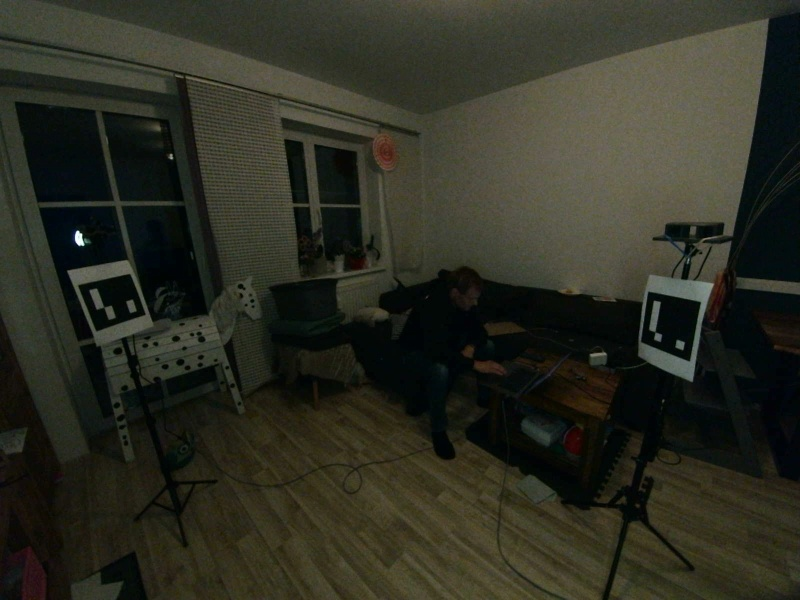
#> input picture elp1_test.jpg, 800 x 600 px, given in place of the camera
$ python live_all_cameras_diagnose_view.py   (older library calls are emulated)
#> lines starting #> are read from the running program, lines starting #| are printed output that depends on the picture
import cv2
import yaml
import time
import numpy as np
from pathlib import Path
from datetime import datetime

BASE = Path.home() / "anthro3d"
OUT = BASE / "output" / "all_cameras_live_diagnose"
OUT.mkdir(parents=True, exist_ok=True)

SNAPSHOT_DELAY_SECONDS = 3.0
PIXEL_STRIDE = 3

ROLE_DIMS = {
    "OV9281 L": (1280, 800),
    "OV9281 R": (1280, 800),
    "ELP2": (2560, 720),
    "ELP1": (2560, 720),
}

RIGS = [
    ("OV9281", "dual", ("OV9281 L", "OV9281 R"), "stereo_config_ov9281.yaml"),
    ("ELP2", "sbs", ("ELP2",), "stereo_config.yaml"),
    ("ELP1", "sbs", ("ELP1",), "stereo_config_elp1.yaml"),
]

MAP_CACHE = {}

def load_yaml(path):
    p = Path(path)
    if not p.exists():
        raise RuntimeError(f"Datei fehlt: {p}")
    return yaml.safe_load(p.read_text()) or {}

def camera_roles():
    cfg = load_yaml(BASE / "config.yaml")
    roles = {}
    for cam in cfg.get("cameras", {}).get("tracking", []):
        if cam.get("enabled"):
            roles[cam.get("name")] = int(cam.get("device_index"))
    return roles

def open_caps(roles):
    caps = {}
    for name, idx in roles.items():
        w, h = ROLE_DIMS.get(name, (1280, 720))
        cap = cv2.VideoCapture(idx)
        cap.set(cv2.CAP_PROP_FRAME_WIDTH, w)
        cap.set(cv2.CAP_PROP_FRAME_HEIGHT, h)
        if cap.isOpened():
            caps[name] = cap
            print(f"{name}: offen index={idx}")
        else:
            print(f"{name}: FEHLER index={idx}")
    return caps

def release_caps(caps):
    for cap in caps.values():
        cap.release()

def read_frames(caps):
    frames = {}
    for name, cap in caps.items():
        ok, frame = cap.read()
        if ok and frame is not None:
            frames[name] = frame
    return frames

def split_sbs(frame):
    h, w = frame.shape[:2]
    m = w // 2
    return frame[:, :m].copy(), frame[:, m:].copy()

def maps_for(cfg_file, size):
    key = (cfg_file, size)
    if key in MAP_CACHE:
        return MAP_CACHE[key]

    cfg = load_yaml(BASE / cfg_file)
    K_l = np.array(cfg["camera_matrix_l"], dtype=np.float64)
    d_l = np.array(cfg["dist_l"], dtype=np.float64)
    K_r = np.array(cfg["camera_matrix_r"], dtype=np.float64)
    d_r = np.array(cfg["dist_r"], dtype=np.float64)
    R = np.array(cfg["R"], dtype=np.float64)
    T = np.array(cfg["T"], dtype=np.float64).reshape(3, 1)

    R1, R2, P1, P2, Q, _, _ = cv2.stereoRectify(
        K_l, d_l, K_r, d_r, size, R, T,
        flags=cv2.CALIB_ZERO_DISPARITY,
        alpha=0
    )

    ml1, ml2 = cv2.initUndistortRectifyMap(K_l, d_l, R1, P1, size, cv2.CV_32FC1)
    mr1, mr2 = cv2.initUndistortRectifyMap(K_r, d_r, R2, P2, size, cv2.CV_32FC1)

    MAP_CACHE[key] = (ml1, ml2, mr1, mr2, Q)
    return MAP_CACHE[key]

def make_stereo():
    return cv2.StereoSGBM_create(
        minDisparity=0,
        numDisparities=128,
        blockSize=5,
        P1=8 * 5 * 5,
        P2=32 * 5 * 5,
        disp12MaxDiff=1,
        uniquenessRatio=8,
        speckleWindowSize=80,
        speckleRange=2,
        preFilterCap=31,
        mode=cv2.STEREO_SGBM_MODE_SGBM_3WAY,
    )

def depth_and_mask(left, right, cfg_file, stereo):
    size = (left.shape[1], left.shape[0])
    ml1, ml2, mr1, mr2, Q = maps_for(cfg_file, size)

    rect_l = cv2.remap(left, ml1, ml2, cv2.INTER_LINEAR)
    rect_r = cv2.remap(right, mr1, mr2, cv2.INTER_LINEAR)

    gl = cv2.cvtColor(rect_l, cv2.COLOR_BGR2GRAY)
    gr = cv2.cvtColor(rect_r, cv2.COLOR_BGR2GRAY)

    disp = stereo.compute(gl, gr).astype(np.float32) / 16.0
    pts = cv2.reprojectImageTo3D(disp, Q)

    valid = np.isfinite(pts).all(axis=2) & (disp > 1.0)
    z = pts[:, :, 2]
    valid = valid & (z > 0.35) & (z < 4.0)

    yy, xx = np.indices(valid.shape)
    sampled = valid & ((xx % PIXEL_STRIDE) == 0) & ((yy % PIXEL_STRIDE) == 0)

    d = disp.copy()
    d[~valid] = 0

    if valid.any():
        mx = np.percentile(d[valid], 95)
        if mx <= 0:
            mx = 1
    else:
        mx = 1

    depth_u8 = np.clip(d / mx * 255, 0, 255).astype(np.uint8)
    depth_col = cv2.applyColorMap(depth_u8, cv2.COLORMAP_TURBO)

    mask_u8 = np.zeros_like(depth_u8)
    mask_u8[sampled] = 255
    mask_bgr = cv2.cvtColor(mask_u8, cv2.COLOR_GRAY2BGR)

    count = int(sampled.sum())
    if valid.any():
        z_med = float(np.median(z[valid]) * 100)
    else:
        z_med = 0.0

    return rect_l, rect_r, depth_col, mask_bgr, count, z_med

def label(img, text):
    cv2.rectangle(img, (0, 0), (img.shape[1], 34), (0, 0, 0), -1)
    cv2.putText(img, text, (10, 25), cv2.FONT_HERSHEY_SIMPLEX, 0.65, (0, 255, 0), 2)
    return img

def make_rig_row(rig_name, left, right, depth, mask, count, z_med):
    l = cv2.resize(left, (480, 180))
    r = cv2.resize(right, (480, 180))
    l = label(l, f"{rig_name} LEFT")
    r = label(r, f"{rig_name} RIGHT")
    raw = np.vstack([l, r])

    depth_big = cv2.resize(depth, (480, 360))
    mask_big = cv2.resize(mask, (480, 360))

    depth_big = label(depth_big, f"{rig_name} DEPTH points={count} z={z_med:.1f}cm")
    mask_big = label(mask_big, f"{rig_name} VALID 3D POINTS")

    return np.hstack([raw, depth_big, mask_big])

def build_dashboard(rows, pending_snapshot_at):
    if not rows:
        return np.zeros((720, 1440, 3), dtype=np.uint8)

    dash = np.vstack(rows)

    header = np.zeros((44, dash.shape[1], 3), dtype=np.uint8)
    cv2.putText(
        header,
        "ANTHRO3D LIVE: OV9281 + ELP2 + ELP1     SPACE=Screenshot in 3s     q=Ende",
        (15, 32),
        cv2.FONT_HERSHEY_SIMPLEX,
        0.8,
        (0, 255, 0),
        2,
    )

    if pending_snapshot_at is not None:
        remaining = max(0.0, pending_snapshot_at - time.time())
        box_x1 = header.shape[1] - 360
        cv2.putText(
            header,
            f"SHOT IN {remaining:.1f}s",
            (box_x1, 32),
            cv2.FONT_HERSHEY_SIMPLEX,
            0.9,
            (0, 255, 255),
            2,
        )

    return np.vstack([header, dash])

def main():
    print("")
    print("ANTHRO3D Live-Diagnose alle Kameras")
    print("SPACE = Screenshot nach 3 Sekunden")
    print("q = Ende")
    print("")

    roles = camera_roles()
    caps = open_caps(roles)

    if not caps:
        raise RuntimeError("Keine Kamera geoeffnet")

    stereo_by_rig = {rig[0]: make_stereo() for rig in RIGS}
    pending_snapshot_at = None

    for _ in range(20):
        read_frames(caps)
        time.sleep(0.03)
#> this loop made 20 passes
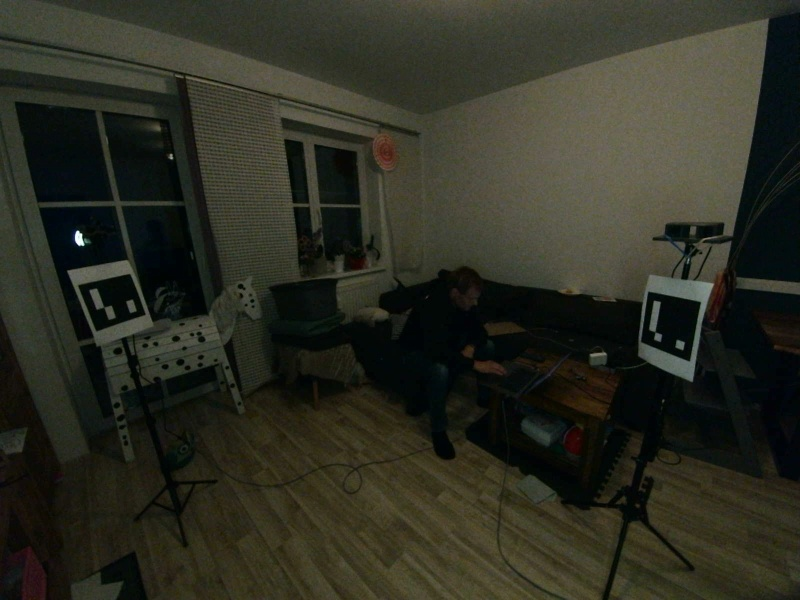
#> input picture elp1_test.jpg, 800 x 600 px, given in place of the camera

    cv2.namedWindow("ANTHRO3D Alle Kameras Live Diagnose - q beendet", cv2.WINDOW_NORMAL)
    cv2.resizeWindow("ANTHRO3D Alle Kameras Live Diagnose - q beendet", 1600, 900)

    try:
        while True:
            frames = read_frames(caps)
#> frames = 4 items
            rows = []

            for rig_name, mode, rig_roles, cfg_file in RIGS:
                if mode == "dual":
                    l_name, r_name = rig_roles
                    if l_name not in frames or r_name not in frames:
                        continue
                    left = frames[l_name]
                    right = frames[r_name]
                else:
                    role = rig_roles[0]
                    if role not in frames:
                        continue
                    left, right = split_sbs(frames[role])

                rect_l, rect_r, depth, mask, count, z_med = depth_and_mask(
                    left, right, cfg_file, stereo_by_rig[rig_name]
                )

                row = make_rig_row(rig_name, rect_l, rect_r, depth, mask, count, z_med)
                rows.append(row)

                print(f"{rig_name}: points={count} z={z_med:.1f}cm", end=" | ")
#> this loop made 3 passes
#> (count, z_med) on passes 1 to 3: (4127, 224.2), (1273, 106.3), (1651, 104.9)
#| OV9281: points=4127 z=224.2cm |
#| ELP2: points=1273 z=106.3cm |
#| ELP1: points=1651 z=104.9cm |
#> pass 1, in depth_and_mask, `rect_l = cv2.remap(left, ml1, ml2, cv2.INTER_LINEAR)`:
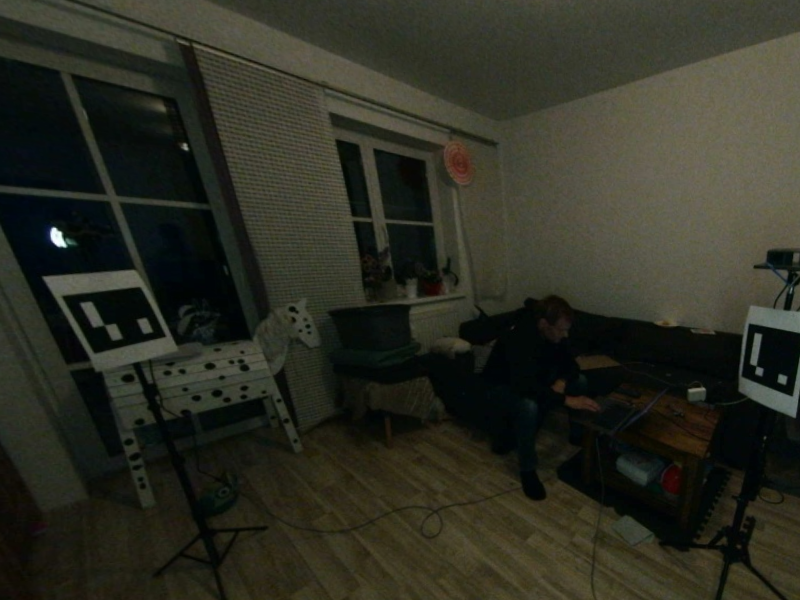
#> rect_l: shape (600, 800, 3); mean B, G, R 34.8, 45.8, 44.7
#> pass 1, in depth_and_mask, `rect_r = cv2.remap(right, mr1, mr2, cv2.INTER_LINEAR)`:
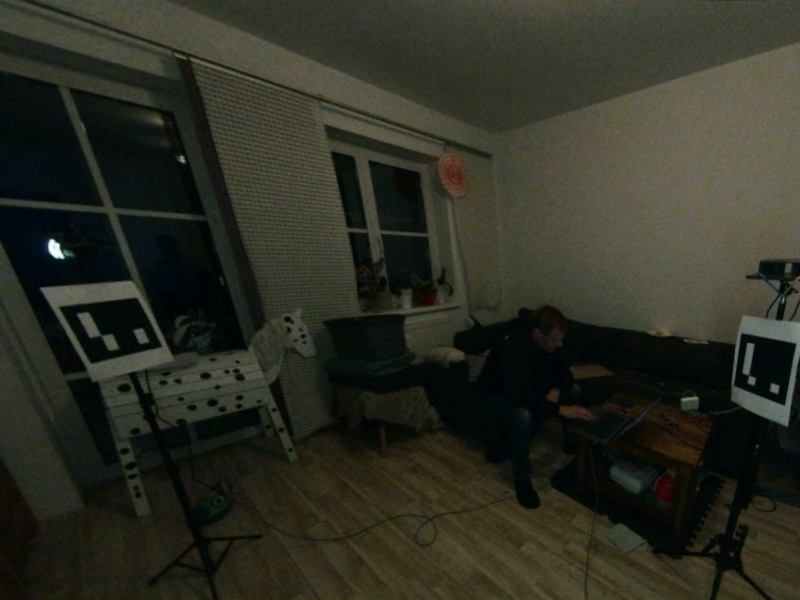
#> rect_r: shape (600, 800, 3); mean B, G, R 35.5, 46.5, 45.3
#> pass 1, in depth_and_mask, `gl = cv2.cvtColor(rect_l, cv2.COLOR_BGR2GRAY)`:
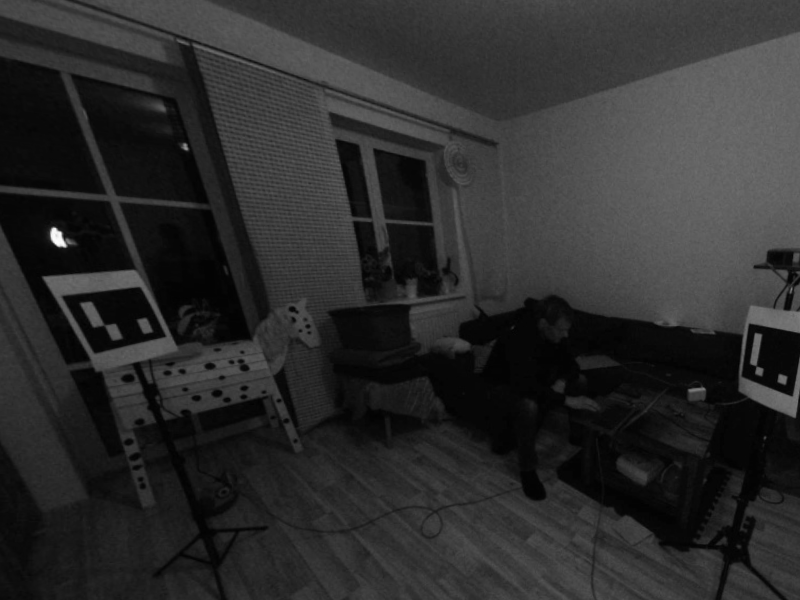
#> gl: shape (600, 800); min 1, max 252, mean 44.2
#> pass 1, in depth_and_mask, `gr = cv2.cvtColor(rect_r, cv2.COLOR_BGR2GRAY)`:
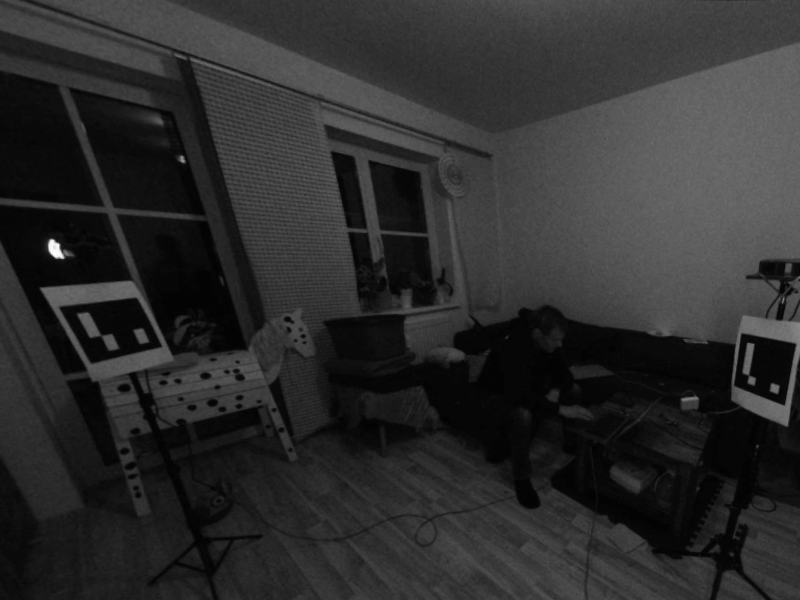
#> gr: shape (600, 800); min 1, max 252, mean 44.9
#> after the loop:
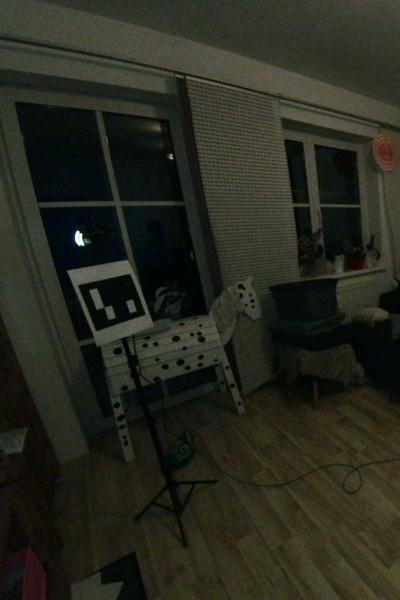
#> left: shape (600, 400, 3); mean B, G, R 30.3, 41.1, 39.7
#> after the loop, rows = 3 items

            dash = build_dashboard(rows, pending_snapshot_at)
#> in build_dashboard, `dash = np.vstack(rows)`:
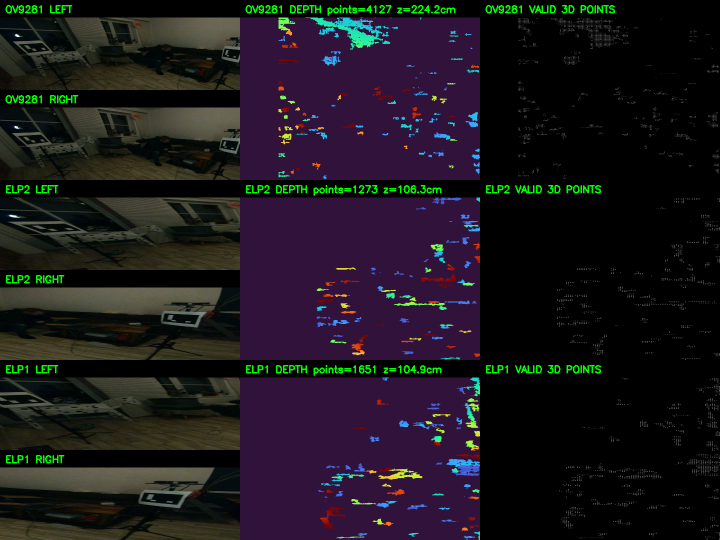
#> dash: shape (1080, 1440, 3) (shown at 1/2 size); mean of channels 0, 1, 2 27.9, 22.4, 26.7; drawn as B, G, R
#> in build_dashboard, `return np.vstack([header, dash])`:
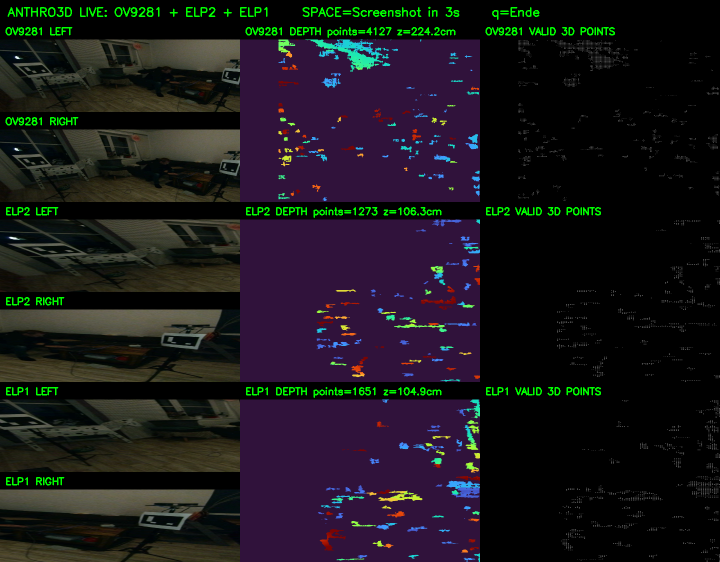
#> returned value: shape (1124, 1440, 3) (shown at 1/2 size); mean of channels 0, 1, 2 26.8, 22.5, 25.6; drawn as B, G, R

            if pending_snapshot_at is not None and time.time() >= pending_snapshot_at:
                ts = datetime.now().strftime("%Y%m%d_%H%M%S")
                path = OUT / f"all_cameras_diagnose_{ts}.png"
                cv2.imwrite(str(path), dash)
                print("")
                print(f"Screenshot gespeichert: {path}")
                pending_snapshot_at = None

            cv2.imshow("ANTHRO3D Alle Kameras Live Diagnose - q beendet", dash)

            key = cv2.waitKey(1) & 0xFF
#> (key q is pressed here)

            if key == ord(" "):
                pending_snapshot_at = time.time() + SNAPSHOT_DELAY_SECONDS
                print("")
                print("Screenshot in 3 Sekunden...")

            if key == ord("q") or key == 27:
                break

            print("", end="\r")

    finally:
        release_caps(caps)
#> the loop in release_caps, `for cap in caps.values():` made 4 passes
        cv2.destroyAllWindows()
        print("")
        print("Fertig.")

if __name__ == "__main__":
    main()
